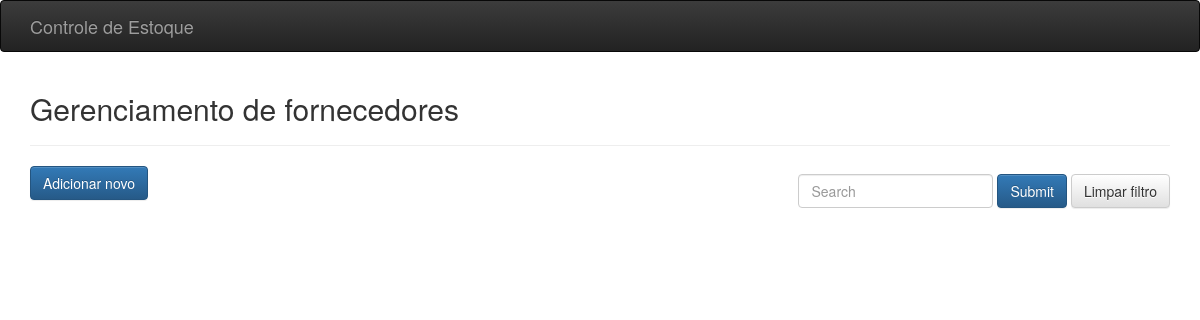
/index.php/fornecedores, run on an earlier commit of the app's database.
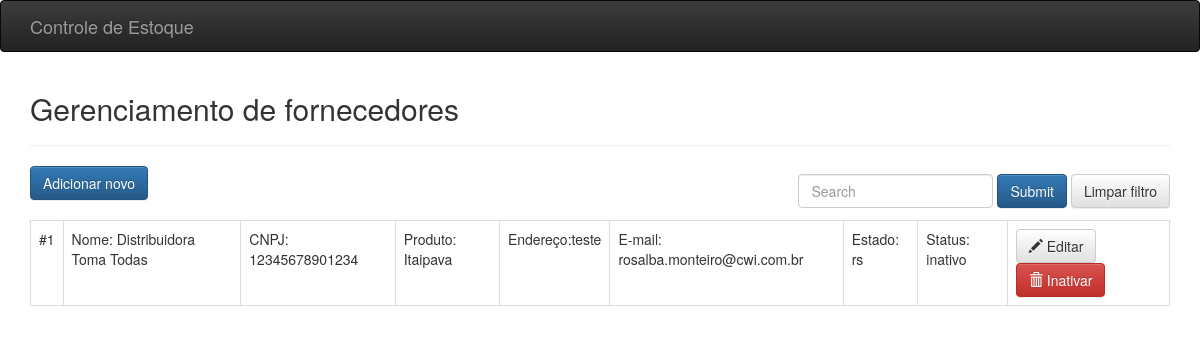
And on a later commit of the database.
### tables this page shows
CREATE TABLE `fornecedores` (
  `cod_fornecedor` int(11) NOT NULL,
  `nome` text NOT NULL,
  `cnpj` text NOT NULL,
  `endereco` text NOT NULL,
  `email` text NOT NULL,
  `estado` varchar(2) NOT NULL,
  `status` varchar(15) NOT NULL DEFAULT 'ativo'
);

CREATE TABLE `produto` (
  `id` int(11) NOT NULL,
  `nome` varchar(45) DEFAULT NULL,
  `tipo` varchar(45) DEFAULT NULL,
  `valor` varchar(45) DEFAULT NULL,
  `estoque` varchar(45) DEFAULT NULL
);

### application/controllers/Fornecedores.php (called while the page is built, shortened)
<?php defined('BASEPATH') OR exit('No direct script access allowed');
class Fornecedores extends CI_Controller {
    public function index(){
        $this->load->model('fornecedor');
        $data['fornecedores']  = $this->fornecedor->get_fornecedores();
        $this->load->view('includes/header');
		$this->load->view('fornecedores_list', $data);
    }
}

### index.php (called while the page is built, shortened)
<?php
require_once BASEPATH.'core/CodeIgniter.php';

### application/models/Fornecedor.php (called while the page is built, shortened)
<?php defined('BASEPATH') OR exit('No direct script access allowed');
class Fornecedor extends CI_Model{
    public function get_fornecedores() {
        $query = $this->db->query("SELECT *, fornecedores.nome as fornecedor, produto.nome as produto from `fornecedores`, `produto`, `produto_fornecedor` where fornecedores.cod_fornecedor = produto_fornecedor.cod_fornacedore and produto.id = produto_fornecedor.id_produto GROUP BY fornecedores.cod_fornecedor");
        return $query->result_array();
    }
}

### application/views/fornecedores_list.php (the view, shortened to what this page needs)
<main>
        <div class="container">
            <div class="row">
                <div class="col-xs-12">
                    <h2>Gerenciamento de fornecedores</h2>
                    <hr>
                </div>
            </div>
            <div class="row">
                <div class="col-xs-6">
                    <a href="<?php echo site_url('/fornecedores/adicionar') ?>" class="btn btn-primary" >Adicionar novo</a><br/><br/>
                </div>
                <div class="col-xs-6">
                    <form class="navbar-form navbar-right" method='post' action="<?php echo site_url('/fornecedores/search'); ?>">
                        <div class="form-group">
                            <input type="text" class="form-control" name="search" placeholder="Search">
                        </div>
                        <button type="submit" class="btn btn-primary">Submit</button>
                        <a href="<?php echo site_url('/fornecedores') ?>" class="btn btn-default">Limpar filtro</a>
                    </form>
                </div>
                <div class="col-xs-12">
                    <table class="table table-bordered">
                        <?php foreach($fornecedores as $forn): ?>
                        <tr>
                            <td><?php echo '#'.$forn['cod_fornecedor']; ?></td>
                            <td><?php echo 'Nome: '.$forn['fornecedor']; ?></td>
                            <td><?php echo 'CNPJ: '.$forn['cnpj']; ?></td>
                            <td><?php echo 'Produto: '.$forn['produto']; ?></td>
                            <td><?php echo 'Endereço:'.$forn['endereco']; ?></td>
                            <td><?php echo 'E-mail: '.$forn['email']; ?></td>
                            <td><?php echo 'Estado: '.$forn['estado']; ?></td>
                            <td><?php echo 'Status: '.$forn['status']; ?></td>
                            <td>
                            <a href="<?php echo site_url('/fornecedores/editar/'.$forn['cod_fornecedor']) ?>" class="btn btn-default"><span class="glyphicon glyphicon-pencil"></span> Editar</a>
                                <button class="btn btn-danger"  onClick="javascript: excluir(<?php echo $forn['cod_fornecedor'] ?>)"><span class="glyphicon glyphicon-trash"></span> Inativar</button>
                            </td>
                        </tr>
                        <?php endforeach; ?>
                    </table>
                </div>
                <div class="col-xs-12">
                </div>
            </div>
        </div>
    </main>
</body>
</html>

### application/views/includes/header.php (shortened to what this page needs)
<!DOCTYPE html>
<html lang="en">
<head>
    <link rel="stylesheet" href="https://maxcdn.bootstrapcdn.com/bootstrap/3.3.7/css/bootstrap.min.css">
    <link rel="stylesheet" href="https://maxcdn.bootstrapcdn.com/bootstrap/3.3.7/css/bootstrap-theme.min.css">
</head>
<body>
    <header>
        <nav class="navbar navbar-inverse">
            <div class="container">
                <div class="navbar-header">
                    <a class="navbar-brand" href="<?php echo site_url(); ?>">Controle de Estoque</a>
                </div>
            </div>
        </nav>
    </header>

What changed in the data, as far as the page shows it:
added fornecedores: cod_fornecedor "1", nome "Distribuidora Toma Todas", cnpj "12345678901234", produto.nome "Itaipava", endereco "teste", email "rosalba.monteiro@cwi.com.br", estado "rs", status "inativo"
